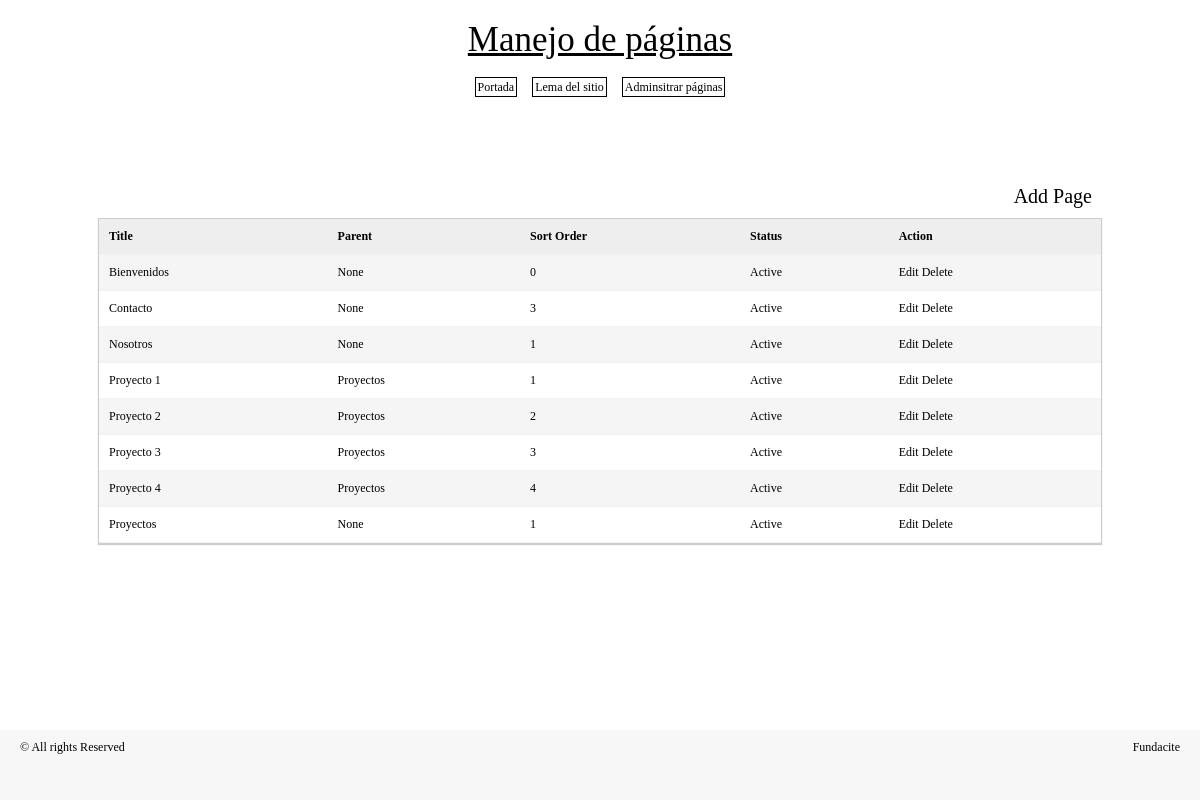
The app's page /manage-site/manage_pages.php with its own data.
### tables this page shows
CREATE TABLE `mp_pages` (
  `page_id` int(11) NOT NULL,
  `page_title` varchar(255) NOT NULL,
  `page_desc` text,
  `meta_keywords` varchar(255) DEFAULT NULL,
  `meta_desc` varchar(255) DEFAULT NULL,
  `sort_order` int(11) NOT NULL DEFAULT '0',
  `parent` varchar(255) NOT NULL DEFAULT '0',
  `status` enum('A','I') NOT NULL DEFAULT 'A',
  `page_alias` varchar(255) DEFAULT NULL
);

### libs/common_functions.php (called while the page is built, shortened)
<?php
function getParentCategoryName($id) {
    global $DB;
    $sql = "SELECT * FROM " . TABLE_PAGES . " WHERE 1 AND page_id = :id";
    try {
        $stmt = $DB->prepare($sql);
        $stmt->bindValue(":id", $id);
        $stmt->execute();
        $results = $stmt->fetchAll();
    } catch (Exception $ex) {
        echo errorMessage($ex->getMessage());
    }
   return ($results[0]["page_title"] <> "" ) ? $results[0]["page_title"] : "None";
}
?>

### manage-site/manage_pages.php (the view, shortened to what this page needs)
<?php
require("../libs/config.php");
include("header.php");
?>
<div class="title" style="text-align:right;"><a href="add_edit_page.php">Add Page</a></div>
<table class="bordered">
    <tr>
        <th ><strong>Title</strong> </th>
        <th ><strong>Parent</strong> </th>
        <th ><strong>Sort Order</strong> </th>
        <th><strong>Status</strong> </th>
        <th><strong>Action</strong> </th>
    </tr>
    <?php
    $sql = "SELECT * FROM " . TABLE_PAGES . " WHERE 1 ORDER BY page_title ASC, page_id DESC";
    try {
        $stmt = $DB->prepare($sql);
        $stmt->execute();
        $results = $stmt->fetchAll();
    } catch (Exception $ex) {
        echo errorMessage($ex->getMessage());
    }
    foreach ($results as $rs) {
        ?>
        <tr>
            <td ><?php echo stripslashes($rs["page_title"]); ?></td>
            <td><?php echo stripslashes(getParentCategoryName($rs["parent"])); ?></td>
            <td><?php echo stripslashes($rs["sort_order"]); ?></td>
            <td><?php echo ($rs["status"] == 'A') ? "Active" : "Inactive"; ?></td>
            <td><a href="add_edit_page.php?edit=<?php echo ($rs["page_id"]); ?>">Edit</a>
                <a href="manage_pages.php?del=<?php echo ($rs["page_id"]); ?>" onclick="return confirm('Are you sure?');">Delete</a> </td>
        </tr>
        <?php
    }
    ?>
</table>
<?php
include("footer.php");
?>

### manage-site/style.css (style rules this page uses)
* { margin: 0; }
html, body { margin:0; padding:0; height:100%; }
body { border: 0; font: 12px "Trebuchet MS"; color: #000; background:#fff; }
a { text-decoration: none; color:#000; }
.title { font-size:20px; padding:10px; text-align:center; }
table { *border-collapse: collapse; border-spacing: 0; width: 100%; }
.bordered { border: solid #ccc 1px; -webkit-box-shadow: 0 1px 1px #ccc; -moz-box-shadow: 0 1px 1px #ccc; box-shadow: 0 1px 1px #ccc; }
.bordered td, .bordered th { padding: 10px; border-bottom: 1px solid #f2f2f2; }
.bordered th { background-color: #eee; border-top: none; text-align:left; }
.bordered tbody tr:nth-child(even) { background: #f5f5f5; border:1px solid #000; }

### records on screen
mp_pages: page_title "Bienvenidos", parent "None", sort_order "0", status "Active"
mp_pages: page_title "Contacto", parent "None", sort_order "3", status "Active"
mp_pages: page_title "Nosotros", parent "None", sort_order "1", status "Active"
mp_pages: page_title "Proyecto 1", parent "Proyectos", sort_order "1", status "Active"
mp_pages: page_title "Proyecto 2", parent "Proyectos", sort_order "2", status "Active"
mp_pages: page_title "Proyecto 3", parent "Proyectos", sort_order "3", status "Active"
mp_pages: page_title "Proyecto 4", parent "Proyectos", sort_order "4", status "Active"
mp_pages: page_title "Proyectos", parent "None", sort_order "1", status "Active"

### other values on screen
$pageTitle "Manejo de páginas"
